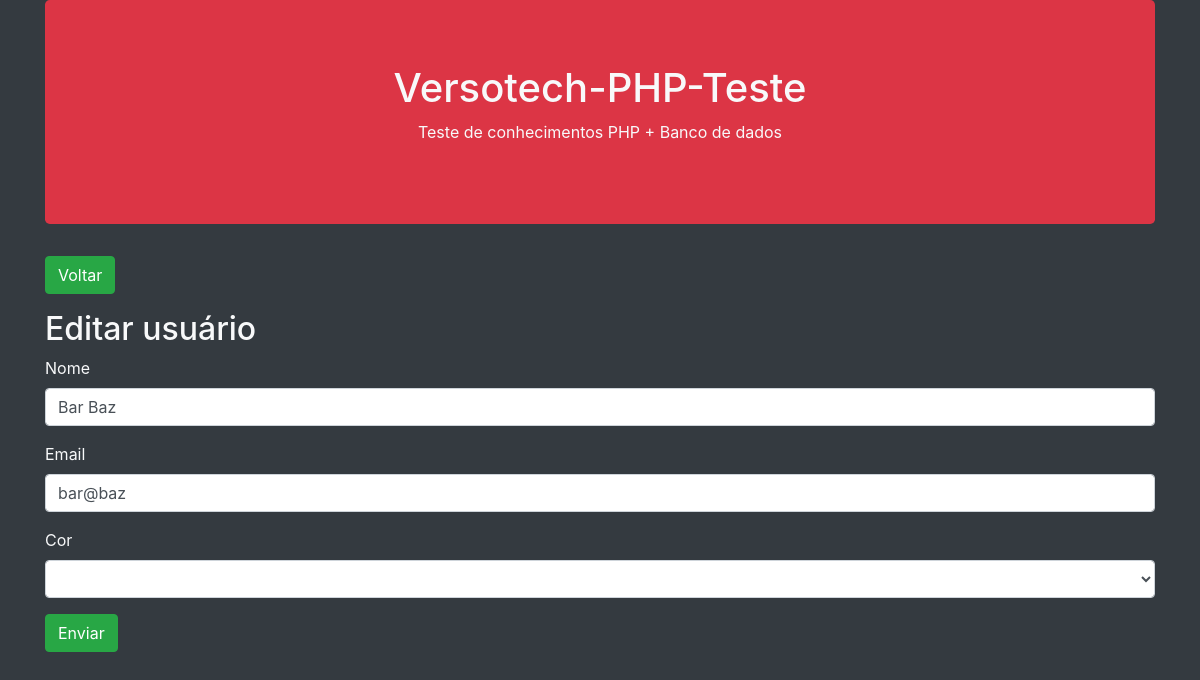
The app's page /update.php?id=2, older data.
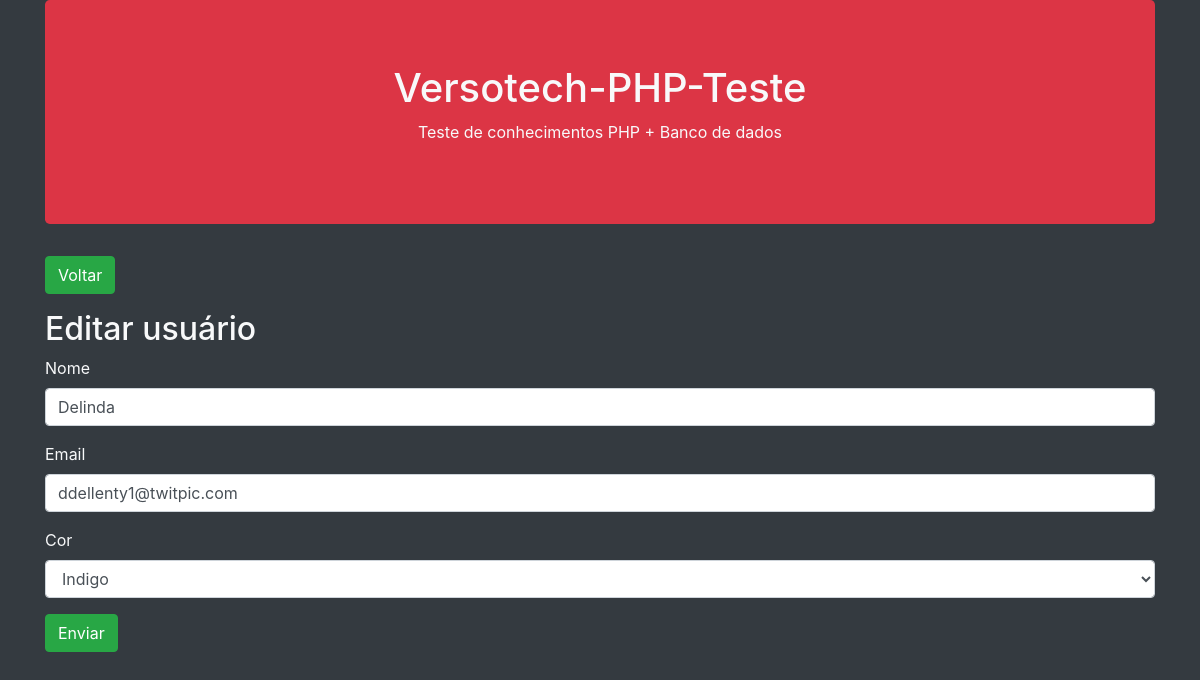
The same page, newer data.
### tables this page shows
CREATE TABLE users (
    id INTEGER NOT NULL PRIMARY KEY,
    name VARCHAR(100) NOT NULL,
    email VARCHAR(100) NOT NULL,
    color_id INTEGER REFERENCES colors (id)
);

### app/Database/Connection.php (called while the page is built, shortened)
<?php
final class Connection
{
    private static $instance;
    public static function getInstance()
    {
        if (!isset(self::$instance)) {
            self::$instance = new \PDO("sqlite:db.sqlite");
            self::$instance->setAttribute(\PDO::ATTR_ERRMODE, \PDO::ERRMODE_EXCEPTION);
        }
        return self::$instance;
    }
}

### app/Repository/ColorDao.php (called while the page is built, shortened)
<?php
class ColorDao
{
    public static function getColors()
    {
        try {
            $sql = "SELECT colors.id AS id,
            colors.color_name AS color
            FROM colors";
            $stmt = Connection::getInstance()->prepare($sql);
            $stmt->execute();
            return $stmt->fetchAll(\PDO::FETCH_ASSOC);
        } catch (\PDOException $e) {
            echo $e->getMessage();
        }
    }
}

### update.php (called while the page is built, shortened)
<?php
$colors = ColorDao::getColors();
$user = UserDao::getUserById($_GET['id']);
include __DIR__ . '/resources/views/components/header.php';
include __DIR__ . '/resources/views/components/update-form.php';
include __DIR__ . '/resources/views/components/footer.php';

### app/Repository/UserDao.php (called while the page is built, shortened)
<?php
class UserDao
{
    public static function getUserById($id)
    {
        try {
            $sql = "SELECT * FROM users WHERE id = $id";
            $stmt = Connection::getInstance()->prepare($sql);
            $stmt->execute();
            return $stmt->fetchObject(User::class);
        } catch (\PDOException $e) {
            echo $e->getMessage();
        }
    }
}

### app/Models/User.php (called while the page is built, shortened)
<?php
class User
{
    private $id, $name, $email, $color_id;
    public function getName()
    {
        return $this->name;
    }
    public function getEmail()
    {
        return $this->email;
    }
}

### resources/views/components/update-form.php (the view)
<?php
$results = '';
foreach ($colors as $color) {
    $results .= "<option value='$color[id]'>$color[color]</option>";
}
$results = strlen($results) ? $results : '<option selected>Nenhuma cor encontrada</option>';
?>
<main>
    <section>
        <a href="index.php">
            <button class="btn btn-success">Voltar</button>
        </a>
    </section>
    <h2 class="mt-3"><?= TITLE ?></h2>
    <form method="post">
        <div class="form-group">
            <label>Nome</label>
            <input type="text" class="form-control" name="name" value="<?= $user->getName() ?>">
        </div>
        <div class="form-group">
            <label>Email</label>
            <input type="email" class="form-control" name="email" value="<?= $user->getEmail() ?>">
        </div>
        <div class="form-group">
            <label>Cor</label>
            <select class="form-select form-control" name="color">
                <?= $results ?>
            </select>
        </div>
        <div class="form-group">
            <button type="submit" class="btn btn-success">Enviar</button>
        </div>
    </form>
</main>

Row changes from the older to the newer data that the page shows:
changed users: name "Bar Baz" → "Delinda"; email "bar@baz" → "ddellenty1@twitpic.com"
Text that changed along with them:
form field color: (not shown) → "Indigo"
